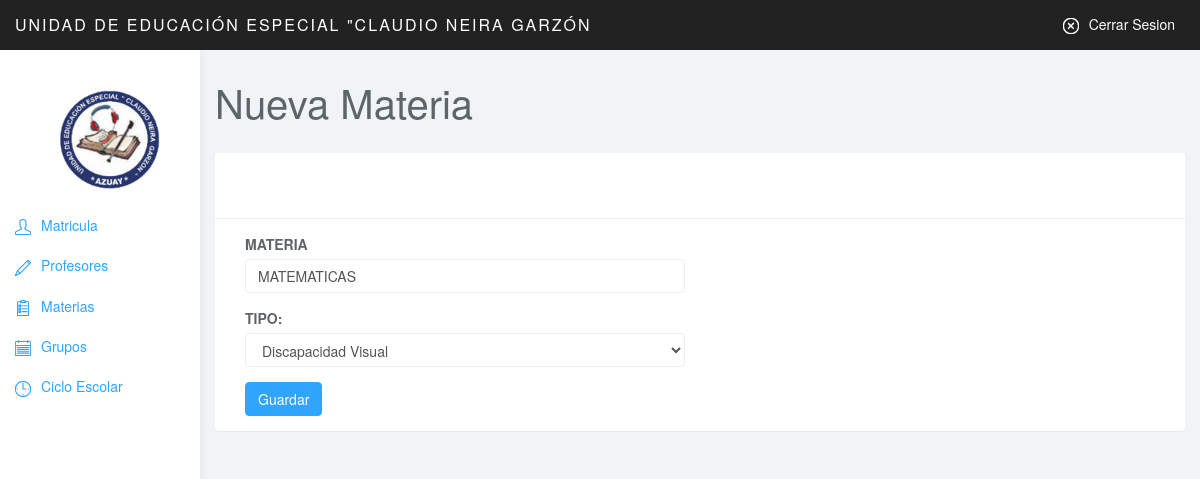
Screenshot of /admin/Materias/form.php?id=5 (signed in) with the database file from the repository.
### tables this page shows
CREATE TABLE `materias` (
  `idmaterias` int(11) NOT NULL,
  `materia` varchar(45) DEFAULT NULL,
  `id_tipo` int(11) NOT NULL
);

CREATE TABLE `tipodegrupo` (
  `idtipodegrupo` int(11) NOT NULL,
  `tipodegrupo` varchar(45) DEFAULT NULL
);

### admin/conexion/Conexion.php (called while the page is built, shortened)
<?php
class Conexion
{
private static $instancia;
private $con;
private function __construct()
{
    try
    {
    $this->con = new PDO("mysql:host=localhost;dbname=sis_escolar",'root','');
    $this->con->exec("SET CHARSET SET UTF-8");
    }
    catch(PDOEception $e)
    {
        echo "Error:" . $e->getMessage();
        die();
  }
}
 public static function singleton_conexion()
    {
     if(!isset(self::$instancia))
     {
    self::$instancia = new $miclase;
    }
    return self::$instancia;
    }
public function prepare($sql)
{
return $this->con->prepare($sql);
}
}

### admin/Materias/Classe.php (called while the page is built, shortened)
<?php
require_once '../conexion/Conexion.php';
class Classe
{
    private $con;
    public function __construct()
    {
     $this->con = Conexion::singleton_conexion();
    }
    public function get_mat($id = null)
    {
        try
        {
    $sql = "SELECT * FROM materias inner join tipodegrupo on tipodegrupo.idtipodegrupo=materias.id_tipo";
        if($id != null){
        $sql .= " WHERE idmaterias =?";
        }
        $consulta = $this->con->prepare($sql);
        if($id != null){
        $consulta->bindParam(1,$id);
        }
         $consulta->execute();
        $this->con = null;
        if($consulta->rowCount() > 0){
         return $consulta;
        }else{
            return $consulta;
        }
        }catch(PDOExeption $e){
            print "Error:" . $e->getmessage();
        }
  }
  public function get_tipo()
    {
        try
        {
     $sql = "SELECT * FROM tipodegrupo";
        $consulta = $this->con->prepare($sql);
         $consulta->execute();
        if($consulta->rowCount() > 0){
         return $consulta;
        }else{
            return false;
        }
        }catch(PDOExeption $e){
            print "Error:" . $e->getmessage();
        }
  }
}

### admin/Materias/form.php (the view, shortened to what this page needs)
<?php
include_once '../conexion/Conexion.php';
    if(isset($_GET['id'])){
        $id=$_GET['id'];
        include_once 'Classe.php';
        $usu1 = new Classe();
        $datos = $usu1->get_mat($id);
        $fila = $datos->fetchObject();
    }
	include_once 'Classe.php';
	$estatus = new Classe();
	$filas = $estatus->get_tipo();
	?>
<!DOCTYPE html>
<html>
<head>
<link href="../css/bootstrap.min.css" rel="stylesheet">
<link href="../css/datepicker3.css" rel="stylesheet">
<link href="../css/styles.css" rel="stylesheet">
</head>
<body>
	<nav class="navbar navbar-inverse navbar-fixed-top" role="navigation">
		<div class="container-fluid">
			<div class="navbar-header">
				<a class="navbar-brand" href="../index.php">Unidad de Educación Especial "Claudio Neira Garzón</a>
				<ul class="user-menu">
					<li class="dropdown pull-right">
                    <a href="../../Login/logout.php"><svg class="glyph stroked cancel"<?php echo $_SESSION['login']; ?>><use xlink:href="#stroked-cancel"></use></svg>Cerrar Sesion</a>
					</li>
				</ul>
			</div>
		</div>
	</nav>
	<div id="sidebar-collapse" class="col-sm-3 col-lg-2 sidebar">
	<br>
    <br>
    <div class="form-group">
            <img class="logo" src="../../front/img/logo.png"></img>
        </div>
			<?php
include_once '../menu/menu.php';
?>
	</div>
	<div class="col-sm-9 col-sm-offset-3 col-lg-10 col-lg-offset-2 main">
		<div class="row">
			<div class="col-lg-12">
				<h1 class="page-header">Nueva Materia</h1>
			</div>
		</div>
		<div class="row">
			<div class="col-lg-12">
				<div class="panel panel-default">
					<div class="panel-heading"></div>
					<div class="panel-body">
						<div class="col-md-6">
							<form role="form" method="POST" action="agregar.php"	>
								<div class="form-group">
									<label>Materia</label>
									<input type="text" name="materia" class="form-control" required value="<?php  if(isset($id)){echo  $fila->materia;} ?>">
								</div>
								<div class="form-group">
									<label>Tipo:</label>
									<select  name="tipodegrupo_idtipodegrupo" class="form-control">
                                       	<?php while($data=$filas->fetchObject()){ ?>
	                                   <option value="<?php echo $data->idtipodegrupo; ?>" <?php if(isset($id)){if ($fila->id_tipo == $data->idtipodegrupo){?>selected<?php }} ?>><?php echo $data->tipodegrupo; ?></option>
                                         <?php } ?>
									</select>
								</div>
								<button type="submit" class="btn btn-primary">Guardar</button>
							</div>
					</div>
				</div>
			</div>
		</div>
	</div>
</body>
</html>

### admin/css/styles.css (style rules this page uses)
body { background: #f1f4f7; padding-top: 50px; color: #5f6468; }
a, a:hover, a:focus { color: #30a5ff; }
h1, h2, h3, h4, h5, h6 { color: #5f6468; }
h1 { font-weight: 300; font-size: 40px; }
.form-control { border: 1px solid #eee; box-shadow: none; }
.navbar-header .navbar-brand { color: #fff; font-size: 16px; text-transform: uppercase; font-weight: 500; letter-spacing: 2px; }
.btn-primary, .btn-primary:hover, .btn-primary:focus, .btn-primary:active, .btn-primary.active, .open > .dropdown-toggle.btn-primary, .btn-primary.disabled, .btn-primary[disabled], fieldset[disabled] .btn-primary, .btn-primary.disabled:hover, .btn-primary[disabled]:hover, fieldset[disabled] .btn-primary:hover, .btn-primary.disabled:focus, .btn-primary[disabled]:focus, fieldset[disabled] .btn-primary:focus, .btn-primary.disabled:active, .btn-primary[disabled]:active, fieldset[disabled] .btn-primary:active, .btn-primary.disabled.active, .btn-primary[disabled].active, fieldset[disabled] .btn-primary.active { background-color: #30a5ff; border-color: #30a5ff; }
.panel { border: 0; }
.panel-heading { font-size: 18px; font-weight: 300; letter-spacing: 0.025em; height: 66px; line-height: 45px; }
.panel-default .panel-heading { background: #fff; border-bottom: 1px solid #eee; color: #5f6468; }
.navbar { border: 0; }
.user-menu { display: inline-block; margin-top: 14px; margin-right: 10px; float: right; list-style: none; padding: 0; }
.user-menu a { color: #fff; }
.sidebar { display: block; background-color: #fff; padding: 0; display: none; }
@media (min-width: 768px) { .sidebar { display: block; position: fixed; top: 50px; bottom: 0; left: 0; z-index: 1000; display: block; margin: 0; padding: 0; overflow-x: hidden; overflow-y: auto; background-color: #fff; box-shadow: 1px 0px 10px rgba(0, 0, 0, .05); } }
@media (min-width: 768px) { .navbar-header { width: 100%; } }
h1.page-header { margin-top: 30px; border-bottom: 0; }
.sidebar .glyph, .user-menu .glyph { height: 16px; width: 16px; margin: 0 10px 0 0; stroke-width: 3px; }
.user-menu .glyph { stroke-width: 4px; }
.logo { width: 100px; height: 100px; margin-left: 30%; margin-top: 0%; }
label { text-transform: uppercase; }

### rows the page displays
materias: materia "MATEMATICAS", tipodegrupo_idtipodegrupo "Discapacidad Visual"
